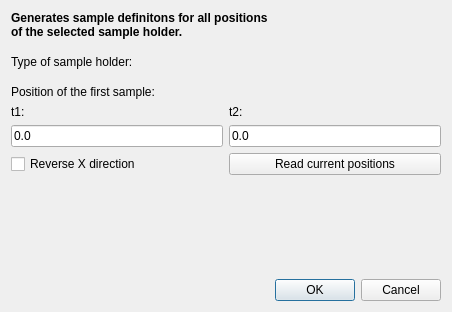
<?xml version="1.0" encoding="UTF-8"?>
<ui version="4.0">
 <class>Dialog</class>
 <widget class="QDialog" name="Dialog">
  <property name="geometry">
   <rect>
    <x>0</x>
    <y>0</y>
    <width>452</width>
    <height>312</height>
   </rect>
  </property>
  <property name="windowTitle">
   <string>Generate sample configuration</string>
  </property>
  <layout class="QVBoxLayout" name="verticalLayout">
   <item>
    <widget class="QLabel" name="label">
     <property name="sizePolicy">
      <sizepolicy hsizetype="Preferred" vsizetype="Fixed">
       <horstretch>0</horstretch>
       <verstretch>0</verstretch>
      </sizepolicy>
     </property>
     <property name="font">
      <font>
       <bold>true</bold>
      </font>
     </property>
     <property name="text">
      <string>Generates sample definitons for all positions
of the selected sample holder.</string>
     </property>
    </widget>
   </item>
   <item>
    <spacer name="verticalSpacer_3">
     <property name="orientation">
      <enum>Qt::Vertical</enum>
     </property>
     <property name="sizeType">
      <enum>QSizePolicy::Fixed</enum>
     </property>
     <property name="sizeHint" stdset="0">
      <size>
       <width>20</width>
       <height>10</height>
      </size>
     </property>
    </spacer>
   </item>
   <item>
    <widget class="QLabel" name="label_5">
     <property name="text">
      <string>Type of sample holder:</string>
     </property>
    </widget>
   </item>
   <item>
    <widget class="QFrame" name="optionFrame">
     <property name="frameShape">
      <enum>QFrame::NoFrame</enum>
     </property>
     <property name="frameShadow">
      <enum>QFrame::Raised</enum>
     </property>
     <layout class="QGridLayout" name="gridLayout">
      <property name="leftMargin">
       <number>0</number>
      </property>
      <property name="topMargin">
       <number>0</number>
      </property>
      <property name="rightMargin">
       <number>0</number>
      </property>
      <property name="bottomMargin">
       <number>0</number>
      </property>
      <item row="11" column="0">
       <spacer name="verticalSpacer">
        <property name="orientation">
         <enum>Qt::Vertical</enum>
        </property>
        <property name="sizeHint" stdset="0">
         <size>
          <width>20</width>
          <height>0</height>
         </size>
        </property>
       </spacer>
      </item>
      <item row="6" column="0" colspan="2">
       <spacer name="verticalSpacer_2">
        <property name="orientation">
         <enum>Qt::Vertical</enum>
        </property>
        <property name="sizeType">
         <enum>QSizePolicy::Fixed</enum>
        </property>
        <property name="sizeHint" stdset="0">
         <size>
          <width>20</width>
          <height>10</height>
         </size>
        </property>
       </spacer>
      </item>
      <item row="8" column="0">
       <widget class="QLabel" name="ax1Lbl">
        <property name="text">
         <string>t1:</string>
        </property>
       </widget>
      </item>
      <item row="8" column="1">
       <widget class="QLabel" name="ax2Lbl">
        <property name="text">
         <string>t2:</string>
        </property>
       </widget>
      </item>
      <item row="9" column="1">
       <widget class="QLineEdit" name="ax2Box">
        <property name="text">
         <string>0.0</string>
        </property>
       </widget>
      </item>
      <item row="9" column="0">
       <widget class="QLineEdit" name="ax1Box">
        <property name="text">
         <string>0.0</string>
        </property>
       </widget>
      </item>
      <item row="7" column="0">
       <widget class="QLabel" name="label_4">
        <property name="text">
         <string>Position of the first sample:</string>
        </property>
       </widget>
      </item>
      <item row="10" column="1">
       <widget class="QPushButton" name="readBtn">
        <property name="text">
         <string>Read current positions</string>
        </property>
       </widget>
      </item>
      <item row="10" column="0">
       <widget class="QCheckBox" name="ax1RevBox">
        <property name="text">
         <string>Reverse X direction</string>
        </property>
       </widget>
      </item>
     </layout>
    </widget>
   </item>
   <item>
    <widget class="QDialogButtonBox" name="buttonBox">
     <property name="orientation">
      <enum>Qt::Horizontal</enum>
     </property>
     <property name="standardButtons">
      <set>QDialogButtonBox::Cancel|QDialogButtonBox::Ok</set>
     </property>
    </widget>
   </item>
  </layout>
 </widget>
 <tabstops>
  <tabstop>ax1Box</tabstop>
  <tabstop>ax2Box</tabstop>
  <tabstop>ax1RevBox</tabstop>
  <tabstop>readBtn</tabstop>
 </tabstops>
 <resources/>
 <connections>
  <connection>
   <sender>buttonBox</sender>
   <signal>accepted()</signal>
   <receiver>Dialog</receiver>
   <slot>accept()</slot>
   <hints>
    <hint type="sourcelabel">
     <x>248</x>
     <y>254</y>
    </hint>
    <hint type="destinationlabel">
     <x>157</x>
     <y>274</y>
    </hint>
   </hints>
  </connection>
  <connection>
   <sender>buttonBox</sender>
   <signal>rejected()</signal>
   <receiver>Dialog</receiver>
   <slot>reject()</slot>
   <hints>
    <hint type="sourcelabel">
     <x>316</x>
     <y>260</y>
    </hint>
    <hint type="destinationlabel">
     <x>286</x>
     <y>274</y>
    </hint>
   </hints>
  </connection>
 </connections>
</ui>
